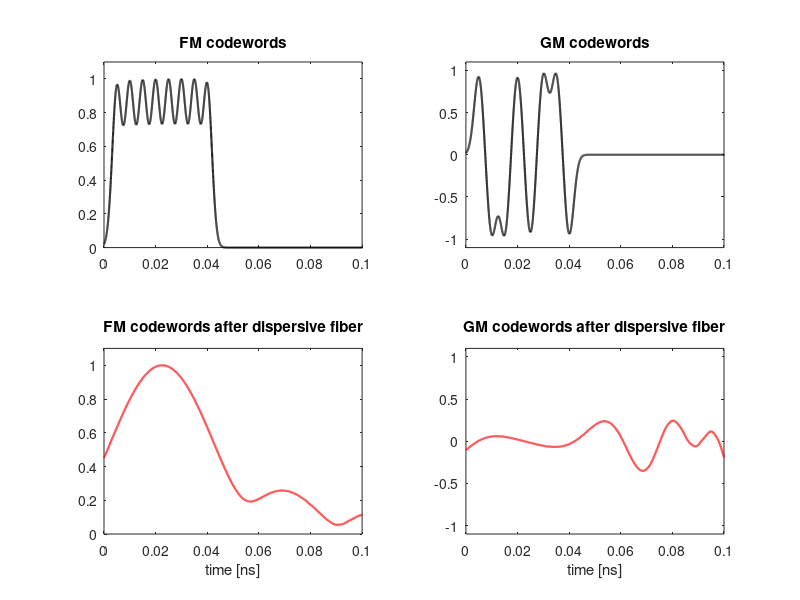
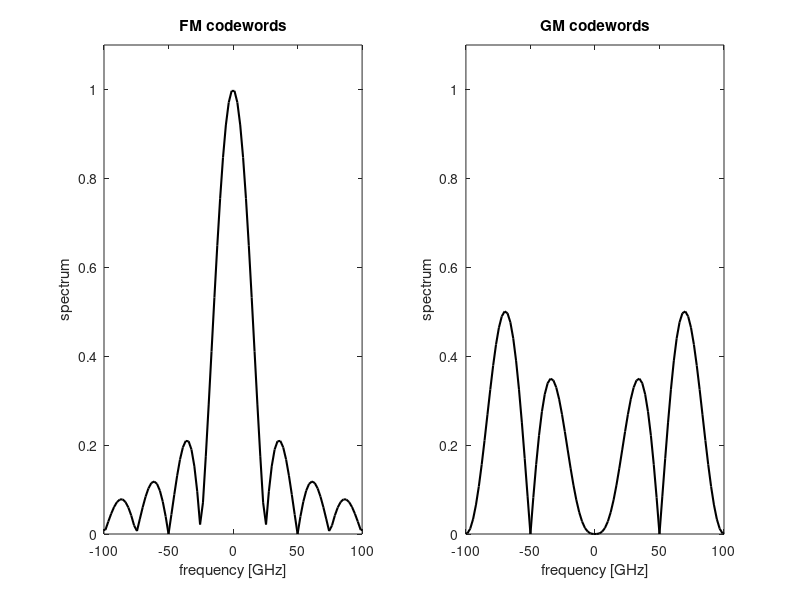
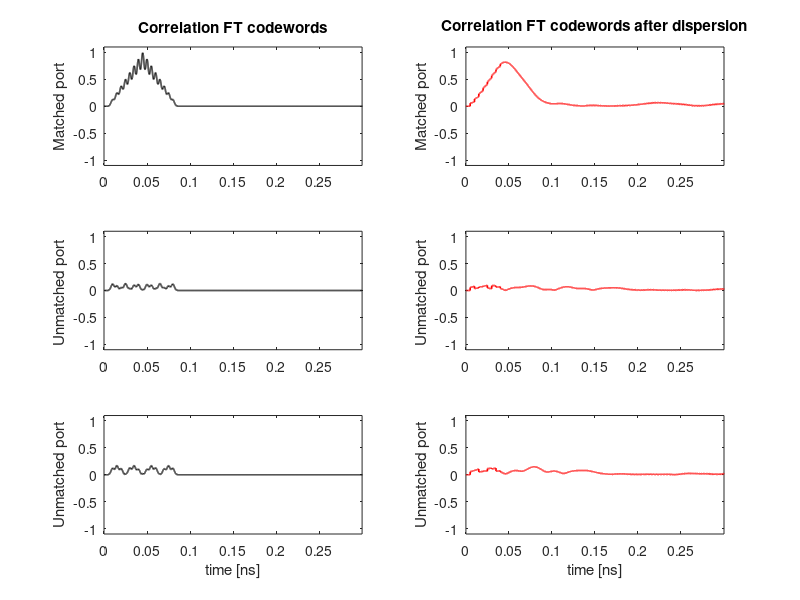
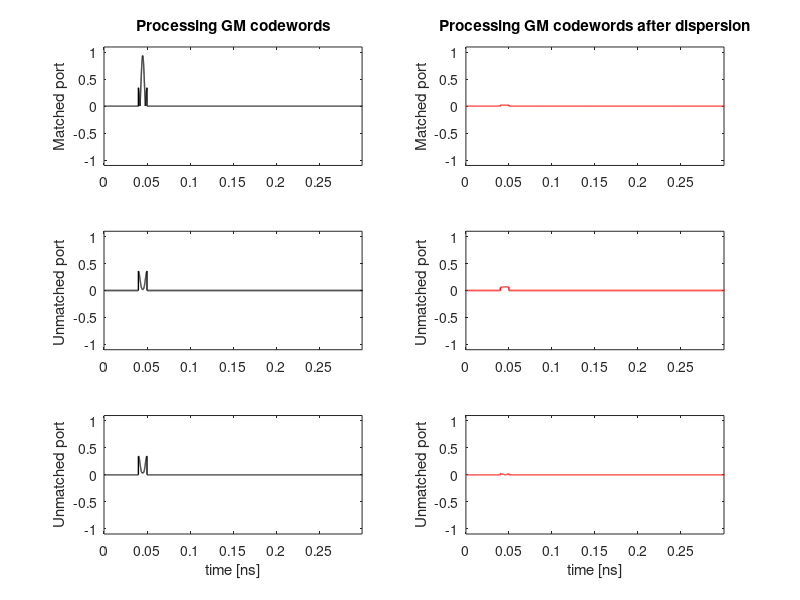

MATLAB code to generate these figures, in order:
clear
close all
uscita1=8;
uscita2=5;
uscita3=6;
M=8; % numero di porte del E/D
Numerocampioni=(M+1)*3000; % serve per i grafici 
FSR=200; %bit rate del codice in GHz 

% parametro di dispersione per L Km
L=10;
D=17*L;% ps/nm
lambda=1550; %wavelength [nm]
c=299792458; %speed of light [nm/ns]

tmax=10*(M+1)/FSR; %intervallo di tempo max 
tempo=linspace(0,tmax,Numerocampioni); % asse dei tempi
tempoconv=linspace(0,2*tmax,2*Numerocampioni-1); % asse dei tempi per graficare le convluzioni

f=(Numerocampioni-1)/(2*tmax)*linspace(-1,1,Numerocampioni); %frequenza misurata in GHz
coefficientiHAD=hadamard(M);
 %%%% EFFETTO DISPERSIONE
    % affinche le dimensioni tornino D deve essere misurato in ns/nm,
    % moltiplico per 10^-3
filter=exp(-1i*pi*D*10^-3*lambda^2*f.^2/c);% transfer function of the dispersive fiber

% full width half maximum of the Gaussian pulse from the laser
fwhm=0.003; % [ns]
deltat=fwhm/(2*sqrt(log(2))); % variance of the Gaussian pulse
TRA=1+(M-1)/2;



% codewords nel dominio della frequenza
spettroFT=zeros(M,Numerocampioni); 
spettroGM=zeros(M,Numerocampioni); 

for k=1:M %number of ports
            for j= 1:M
           akj=exp(-1i*2*pi*k*j/M)/M;                
          spettroFT(k,:)=spettroFT(k,:)+akj*exp(-1i*2*pi*f*j/FSR).*exp(-2*deltat^2*f.^2*pi^2);
          spettroGM(k,:)=spettroGM(k,:)+coefficientiHAD(k,j)/M*exp(-1i*2*pi*f*j/FSR).*exp(-2*deltat^2*f.^2*pi^2);
          % codewords nel dominio del tempo
            end
            signalFT(k,:)=ifft(ifftshift(spettroFT(k,:)));
          signalGM(k,:)=ifft(ifftshift(spettroGM(k,:)));
        spettroFT_disp(k,:)=spettroFT(k,:).*filter;
        spettroGM_disp(k,:)=spettroGM(k,:).*filter;
signalFT_disp(k,:)=ifft(ifftshift(spettroFT_disp(k,:)));
signalGM_disp(k,:)=ifft(ifftshift(spettroGM_disp(k,:)));
end
signalFT=signalFT/max(max(signalFT));
signalGM=signalGM/max(max(signalGM));
signalFT_disp=signalFT_disp/max(max(signalFT_disp));
signalGM_disp=signalGM_disp/max(max(signalGM_disp));

figure (1)
subplot(2,2,1), plot(tempo,real(signalFT(uscita1,:)),'-k','LineWidth', 1.5)
axis([0 0.1 0 1.1])
title 'FM codewords'
subplot(2,2,2),plot(tempo,real(signalGM(uscita1,:)),'-k','LineWidth', 1.5)
axis([0 0.1 -1.1 1.1])
title 'GM codewords'
subplot(2,2,3), plot(tempo,abs(signalFT_disp(uscita1,:)),'-r','LineWidth', 1.5)
axis([0 0.1 0 1.1])
xlabel('time [ns]')
title 'FM codewords after dispersive fiber'
subplot(2,2,4),plot(tempo,signalGM_disp(uscita1,:),'-r','LineWidth', 1.5)
axis([0 0.1 -1.1 1.1])
xlabel('time [ns]')
title 'GM codewords after dispersive fiber'


  
 figure (2)
subplot(1,2,1), plot(f,abs(spettroFT(uscita1,:)),'-k','LineWidth', 1.5)
axis([-FSR/2 FSR/2 0 1.1])
xlabel('frequency [GHz]')
ylabel('spectrum')
title 'FM codewords'
subplot(1,2,2),plot(f,abs(spettroGM(uscita1,:)),'-k','LineWidth', 1.5)
axis([-FSR/2 FSR/2 0 1.1])
title 'GM codewords'
xlabel('frequency [GHz]')
ylabel('spectrum')




if 0
% codewords nel dominio del tempo SERVE SOLO PER CONTROLLO
signalFT=zeros(M,Numerocampioni); 
signalGM=zeros(M,Numerocampioni); 
for k=1:M %number of ports
            for j= 1:M
           akj=exp(-1i*2*pi*k*j/M);                
           % per graficarli al centro, li ritardo di tmax/2
          signalFT(k,:)=signalFT(k,:)+akj*exp(-(tempo-j/FSR-tmax/2).^2/(2*deltat^2));
          signalGM(k,:)=signalGM(k,:)+coefficientiHAD(k,j)*exp(-(tempo-j/FSR-tmax/2).^2/(2*deltat^2));
          end
    end
    signalFT(k,:)=signalFT(k,:)/max(abs(signalFT(k,:)));
end

  % calcolo le correlazione per FT
 
  label1_FT=zeros(1,Numerocampioni);
  label2_FT=zeros(1,Numerocampioni);
  label3_FT=zeros(1,Numerocampioni);
for k  = 1:M 
   label1_FT(Numerocampioni*k/(FSR*tmax))=exp(-i*pi*2*k*(uscita1)/M); 
   label2_FT(Numerocampioni*k/(FSR*tmax))=exp(-i*pi*2*k*(uscita2)/M);
   label3_FT(Numerocampioni*k/(FSR*tmax))=exp(-i*pi*2*k*(uscita3)/M);
end
  
      

 autocorrelazione_FT=conv(signalFT(uscita1,:),label1_FT)/M;
 correlazione_FT=conv(signalFT(uscita1,:),label2_FT)/M;
 correlazione1_FT=conv(signalFT(uscita1,:),label3_FT)/M;

autocorrelazione_FT_disp=conv(signalFT_disp(uscita1,:),label1_FT)/M;
 correlazione_FT_disp=conv(signalFT_disp(uscita1,:),label2_FT)/M;
 correlazione1_FT_disp=conv(signalFT_disp(uscita1,:),label3_FT)/M;

CCP= max(abs(correlazione_FT));
ACP= max(abs(autocorrelazione_FT));


figure (4)
subplot(3,2,1),plot(tempoconv,abs(autocorrelazione_FT),'-k','LineWidth',1.2)
axis([0 0.3 -1.1 1.1])
 ylabel('Matched port' )
 title 'Correlation FT codewords'
subplot(3,2,3),plot(tempoconv,abs(correlazione_FT),'-k','LineWidth',1.2)
axis([0 0.3 -1.1 1.1])
 ylabel('Unmatched port ')
subplot(3,2,5),plot(tempoconv,abs(correlazione1_FT),'-k','LineWidth',1.2)
xlabel('time [ns]')
axis([0 0.3 -1.1 1.1])
 ylabel('Unmatched port')
subplot(3,2,2),plot(tempoconv,abs(autocorrelazione_FT_disp),'-r','LineWidth',1.2)
axis([0 0.3 -1.1 1.1])
 ylabel('Matched port' )
   title 'Correlation FT codewords after dispersion'
subplot(3,2,4),plot(tempoconv,abs(correlazione_FT_disp),'-r','LineWidth',1.2)
axis([0 0.3 -1.1 1.1])
 ylabel('Unmatched port ')
subplot(3,2,6),plot(tempoconv,abs(correlazione1_FT_disp),'-r','LineWidth',1.2)
axis([0 0.3 -1.1 1.1])
xlabel('time [ns]')
ylabel('Unmatched port')


% calcolo le correlazione per GM anche se poi devo usare gli switch (cioè
% metto a zero il segnale prima e dopo)
      
  label1_GM=zeros(1,Numerocampioni);
  label2_GM=zeros(1,Numerocampioni);
  label3_GM=zeros(1,Numerocampioni);
for k  = 1:M 
   label1_GM(Numerocampioni*k/(FSR*tmax))=coefficientiHAD(uscita1,k); 
   label2_GM(Numerocampioni*k/(FSR*tmax))=coefficientiHAD(uscita2,k); 
   label3_GM(Numerocampioni*k/(FSR*tmax))=coefficientiHAD(uscita3,k); 
end
 autocorrelazione_GM=conv(signalGM(uscita1,:),label1_GM)/M;
 correlazione_GM=conv(signalGM(uscita1,:),label2_GM)/M;
 correlazione1_GM=conv(signalGM(uscita1,:),label3_GM)/M;

autocorrelazione_GM_disp=conv(signalGM_disp(uscita1,:),label1_GM)/M;
 correlazione_GM_disp=conv(signalGM_disp(uscita1,:),label2_GM)/M;
 correlazione1_GM_disp=conv(signalGM_disp(uscita1,:),label3_GM)/M;
% adesso uso gli switch ovvero cancello il segnale
% 
minimo=(M)/FSR*(2*Numerocampioni-1)/(2*tmax);
massimo=(M+2)/FSR*(2*Numerocampioni-1)/(2*tmax);
autocorrelazione_GM(1:minimo)=0;
autocorrelazione_GM(massimo:2*Numerocampioni-1)=0;
correlazione_GM(1:minimo)=0;
correlazione_GM(massimo:2*Numerocampioni-1)=0;
correlazione1_GM(1:minimo)=0;
correlazione1_GM(massimo:2*Numerocampioni-1)=0;
autocorrelazione_GM_disp(1:minimo)=0;
autocorrelazione_GM_disp(massimo:2*Numerocampioni-1)=0;
correlazione_GM_disp(1:minimo)=0;
correlazione_GM_disp(massimo:2*Numerocampioni-1)=0;
correlazione1_GM_disp(1:minimo)=0;
correlazione1_GM_disp(massimo:2*Numerocampioni-1)=0;
figure (5)
subplot(3,2,1),plot(tempoconv,abs(autocorrelazione_GM),'-k','LineWidth',1)
axis([0 0.3 -1.1 1.1])
 ylabel('Matched port' )
  title 'Processing GM codewords'

subplot(3,2,3),plot(tempoconv,abs(correlazione_GM),'-k','LineWidth',1)
axis([0 0.3 -1.1 1.1])
 ylabel('Unmatched port ')
subplot(3,2,5),plot(tempoconv,abs(correlazione1_GM),'-k','LineWidth',1)
xlabel('time [ns]')
axis([0 0.3 -1.1 1.1])
 ylabel('Unmatched port')
subplot(3,2,2),plot(tempoconv,abs(autocorrelazione_GM_disp),'-r','LineWidth',1)
axis([0 0.3 -1.1 1.1])
  title 'Processing GM codewords after dispersion'

 ylabel('Matched port' )
subplot(3,2,4),plot(tempoconv,abs(correlazione_GM_disp),'-r','LineWidth',1)
axis([0 0.3 -1.1 1.1])
 ylabel('Unmatched port ')
subplot(3,2,6),plot(tempoconv,abs(correlazione1_GM_disp),'-r','LineWidth',1)
axis([0 0.3 -1.1 1.1])
xlabel('time [ns]')
ylabel('Unmatched port')



